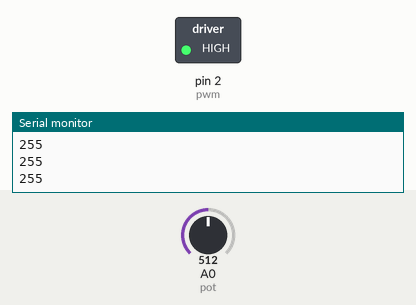
Bench run of a sketch on a simulated Arduino Uno, built with avr-gcc and run on an emulated ATmega328P. Parts: switched loads named in the sketch (green lamp = pin HIGH), the last lines printed to the serial monitor. Inputs (shaded band) come from the test bench; at power-on: A0 (pot) = 512.

Above: at 1.2 s.
1.3 s: A0 (pot) set to 272
2.8 s: A0 (pot) set to 245
At 3.2 s:
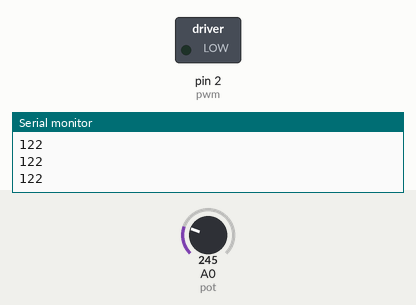
4.3 s: A0 (pot) set to 265
At 5.5 s:
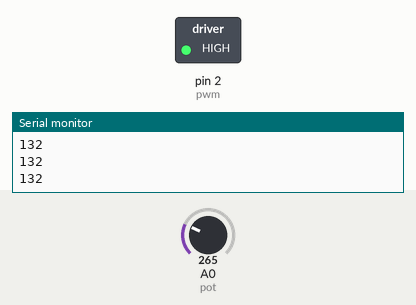
5.8 s: A0 (pot) set to 122
At 6.6 s:
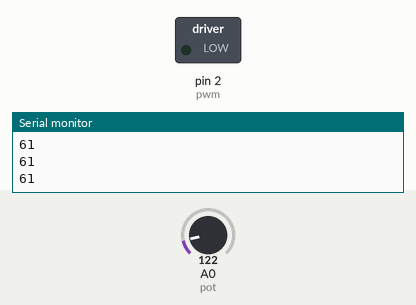
Timing chart, 0 to 8.3 s (numbered marks = the images above; inputs shaded):
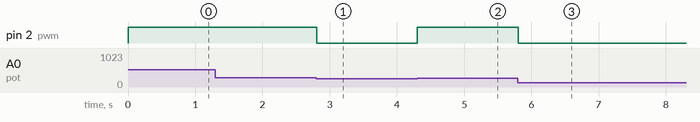

The sketch:

motor_pwm.ino
```cpp
/* This program allows you to try PWM values to the motor controller from 0 - 255
 *
 *  Use the website below to download the Sproto program for monitoring/adjusting motor settings
 *
 * https://www.scorpionsystem.com/support/downloads/
 *
 * AND download the Scorpion V Link 2 Cable, follow the instructions on their site to install proper drivers
 *
 * Message me (Jack Demeter) if you have any issues!
 */


// throttle goes to

// the potentiometer plugs attaches here
int pot = A0;
// the pwm to the motorcontroller connects here
int pwm = 2;


void setup() {
  // put your setup code here, to run once:
  pinMode(pot, INPUT);
  pinMode(pwm, OUTPUT);
  Serial.begin(9600);
}

void loop() {
  // put your main code here, to run repeatedly:

  int value = analogRead(pot);
  if (value >= 255*2) value = 255*2;
  if (value <= 10*2) value = 10*2;
  Serial.println(value/2);
  analogWrite(pwm, value/2);
}
```

Measured:
- the behaviour switches between 256 and 255 on A0 (pot) (found by bisection; images 0 and 1)
- after the input at 2.8 s, pin 2 (pwm): HIGH → LOW at once
- after the input at 4.3 s, pin 2 (pwm): LOW → HIGH at once
- after the input at 5.8 s, pin 2 (pwm): HIGH → LOW at once
